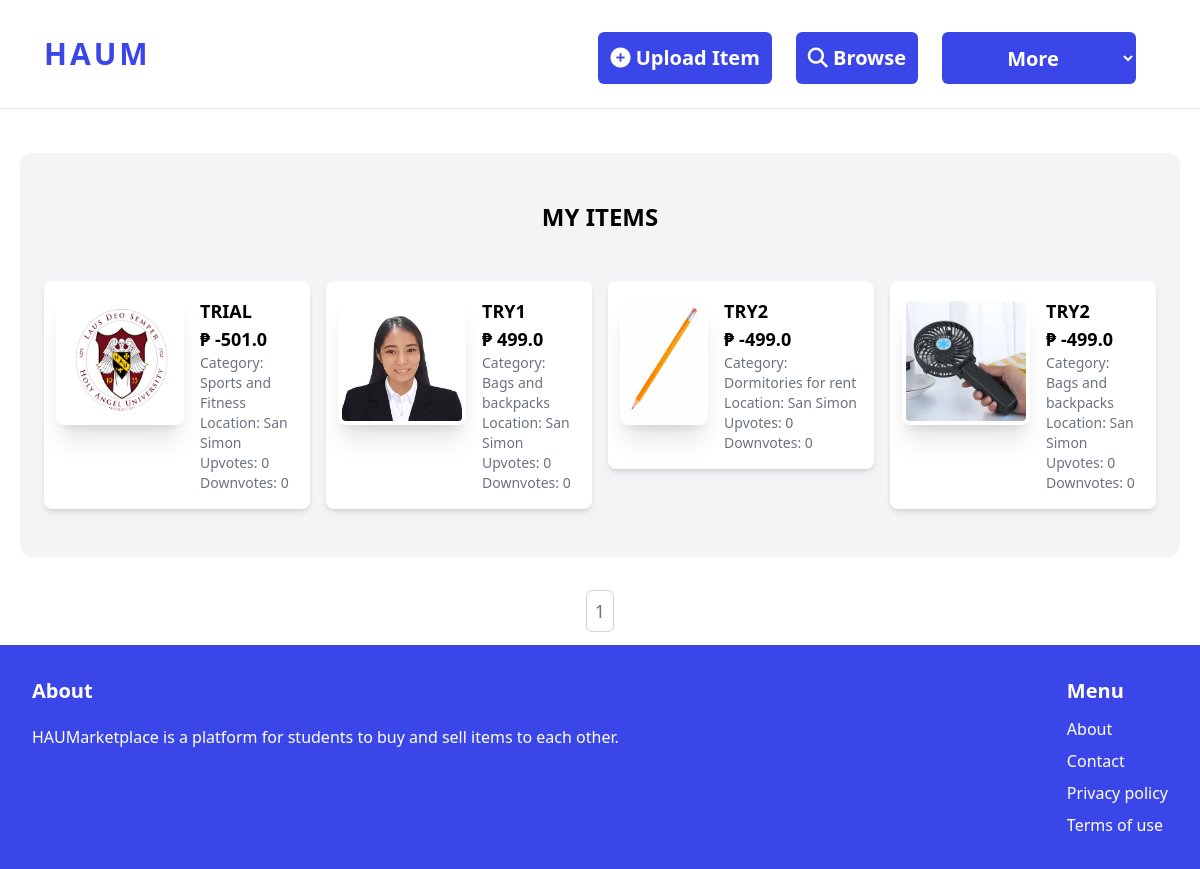
The app's page /dashboard/ (signed in), older data.
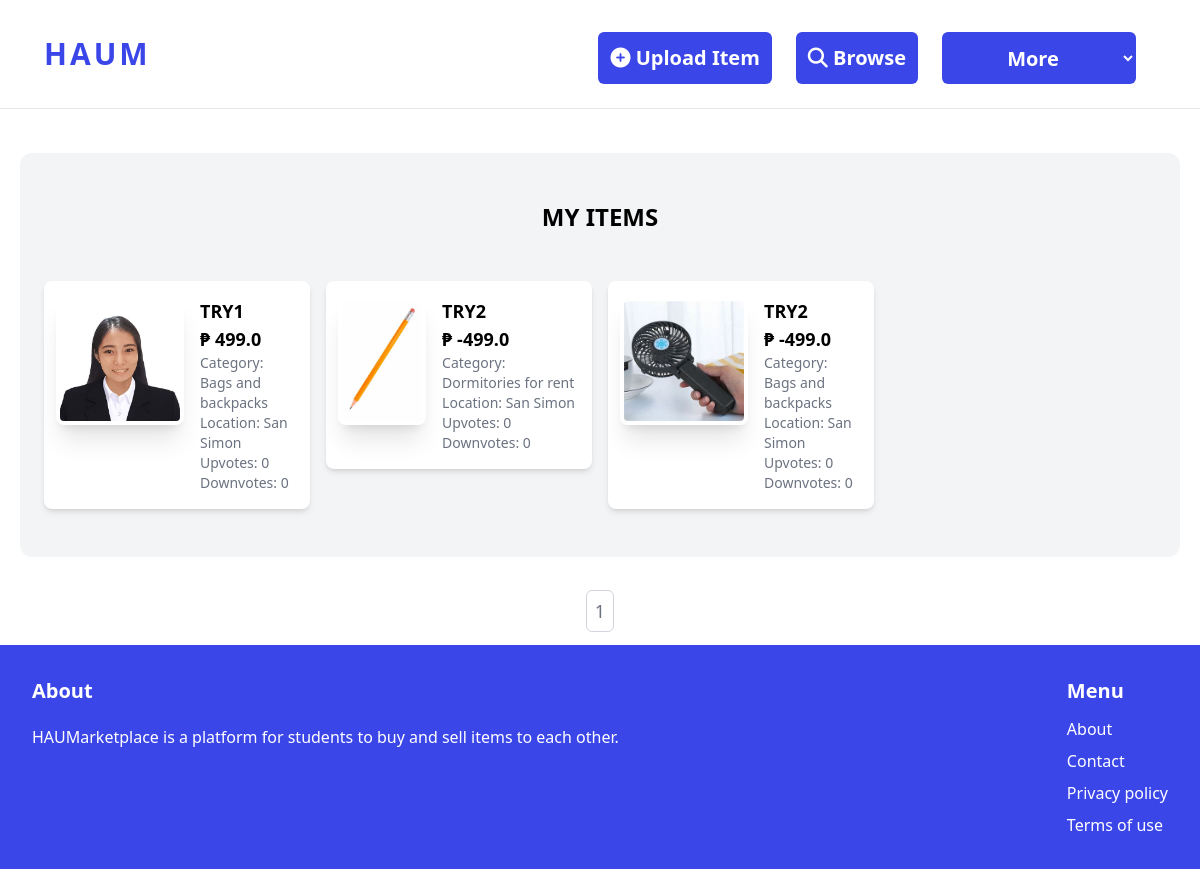
The same page, newer data.
### profile/models.py (models this page shows, shortened)
class Profile(models.Model):
    color = ColorField(default='#720026')
    font_preference = models.CharField(max_length=50, default='Default')
    user = models.OneToOneField(User, on_delete=models.CASCADE)
    image = models.ImageField(default='default.jpg', upload_to='profile_pics')
    bio = models.CharField(max_length=200, null=True, blank=True)
    first_name = models.CharField(max_length=30, blank=True, null=True)
    last_name = models.CharField(max_length=30, blank=True, null=True)
    location = models.ForeignKey(Location, on_delete=models.CASCADE, null=True, blank=True)
    address = models.CharField(max_length=300, null=True, blank=True)
    upvotes = models.PositiveIntegerField(default=0)
    downvotes = models.PositiveIntegerField(default=0)

class Location(models.Model):
    name = models.CharField(max_length=50)

### item/models.py (models this page shows, shortened)
class Item(models.Model):
    category = models.ForeignKey(Category, related_name='items', on_delete=models.CASCADE)
    name = models.CharField(max_length=255)
    description = models.TextField(blank=True, null=True)
    price = models.FloatField(blank=True, null=True,
        validators=[
            MaxValueValidator(99999, message="Price cannot exceed 5 digits."),
            MinValueValidator(-10000, message="Price cannot be negative.")
        ]
    )
    is_sold = models.BooleanField(default=False)
    created_at = models.DateTimeField(auto_now_add=True)
    created_by = models.ForeignKey(User, related_name='items', on_delete=models.CASCADE)
    image = models.ImageField(upload_to='item_images', blank=True, null=True)
    class Meta:
        ordering = ['name']

class Category(models.Model):
    name = models.CharField(max_length=255)
    class Meta:
        ordering = ['name']
        verbose_name_plural = 'Categories'

### dashboard/views.py (the view)
# urls.py: path('', views.index_d, name='index_d'),
@login_required
def index_d(request):
    items = Item.objects.filter(created_by=request.user)
    users = User.objects.all()
    user_id = request.user.id
    items_per_page = 8
    users_per_page = 6
    item_paginator = Paginator(items, items_per_page)
    item_page = request.GET.get('item_page')
    try:
        item_page = int(item_page)
        if item_page < 1:
            items = item_paginator.get_page(1)
        else:
            items = item_paginator.get_page(item_page)
    except (ValueError, TypeError):
        items = item_paginator.get_page(1)
    except EmptyPage:
        items = item_paginator.get_page(item_paginator.num_pages)  # LAST PAGE NA AVAIL
    user_paginator = Paginator(users, users_per_page)
    user_page = request.GET.get('user_page')
    try:
        user_page = int(user_page)
        if user_page < 1:
            users = user_paginator.get_page(1)
        else:
            users = user_paginator.get_page(user_page)
    except (ValueError, TypeError):
        users = user_paginator.get_page(1)
    except EmptyPage:
        users = user_paginator.get_page(user_paginator.num_pages)  # LAST PAGE NA AVAIL
    return render(request, 'dashboard/index_d.html', {
        'items': items,
        'user_id': user_id,
        'users': users
    })

### templates/dashboard/index_d.html (shortened to what this page needs)
{% extends 'core/base.html' %}
{% block content %}
    <div class="mt-6 mb-10 px-6 py-12 bg-gray-100 rounded-xl mx-auto">
        <h2 class="mb-12 text-2xl text-center uppercase font-bold">My items</h2>
         <div class="grid grid-cols-1 gap-4 lg:grid-cols-4">
                    {% for item in items %}
                        <a href="{% url 'item:detail' item.id %}" class="block">
                            <div class="bg-white rounded-lg overflow-hidden shadow-md flex flex-col lg:flex-row">
                                <img src="{{ item.image.url }}" class="mt-4 object-cover shadow-xl rounded-t-xl p-3 lg:ml-3 lg:shadow-xl lg:w-32 lg:h-32 lg:p-1 lg:rounded-lg">
                                <div class="p-5 text-center lg:w-full lg:text-left lg:p-4">
                                    <h2 class="text-lg font-bold uppercase">{{ item.name }}</h2>
                                    <p class="text-lg font-bold uppercase">₱ {{ item.price }}</p>
                                    <p class="text-gray-500 text-sm">Category: {{ item.category.name }}</p>
                                    <p class="text-gray-500 text-sm">Location: {{ item.created_by.profile.location.name }}</p>
                                    <p class="text-gray-500 text-sm">Upvotes: {{ item.created_by.profile.upvotes }}</p>
                                    <p class="text-gray-500 text-sm">Downvotes: {{ item.created_by.profile.downvotes }}</p>
                                </div>
                            </div>
                        </a>
                    {% endfor %}
         </div>
    </div>
        <div class="mt-10 flex justify-center items-center">
            <div class="pagination flex flex-col lg:flex-row items-center space-x-4">
                <ul class="flex flex-wrap lg:flex-nowrap justify-center lg:justify-start space-x-2 lg:space-x-2">
                    {% for page in items.paginator.page_range %}
                        <li>
                            <a href="?item_page={{ page }}" class="text-gray-500 text-lg lg:text-lg hover-text-orange-500 hover-bg-gray-200 px-1 lg:p-2
                                rounded-md border border-gray-300">
                                {{ page }}
                            </a>
                        </li>
                    {% endfor %}
                </ul>
            </div>
        </div>
    </div>
{% endblock %}

### templates/core/base.html (shortened to what this page needs)
<!DOCTYPE html>
{% load static %}
<html lang="en">
<head>
    <script src="https://cdn.tailwindcss.com"></script>
</head>
<body>
    <div style="font-family: {{ user.profile.font_preference }}">
        <nav class="py-4 px-4 lg:py-6 lg:px-6 flex justify-between items-center border-b border-gray-200 bg-{{ user.profile.color }}">
            <a href="/" class="text-xl lg:text-3xl lg:ml-5 font-bold tracking-normal lg:tracking-widest"
               style="color: {{ user.profile.color }}; font-size: 30px;">HAUM</a>
            {% if request.user.is_authenticated %}
                <div id="mobileNav" class="hidden lg:flex space-x-6 lg:mr-10">
                    <div class="container-fluid text-center">
                        <ul class="space-y-2 lg:flex lg:space-x-6">
                            <li><a href="{% url 'item:new_item' %}"
                                   class="text-lg lg:text-base font-semibold text-white rounded-md block py-3 lg:p-3 lg:text-xl lg:mt-2"
                                   style="background: {{ user.profile.color }}"><i class="fas fa-plus-circle"></i> Upload Item
                                </a>
                            </li>
                            <li><a href="{% url 'item:items' %}"
                                   class="text-lg lg:text-base font-semibold text-white rounded-md block py-3 lg:p-3 lg:text-xl"
                                   style="background: {{ user.profile.color }}"><i class="fas fa-search"></i> Browse
                                </a>
                            </li>
                            <select onchange="window.location.href=this.value"
                                    class="text-lg lg:text-base font-semibold text-white rounded-md text-center p-3 lg:p-1 lg:text-xl"
                                    style="background: {{ user.profile.color }}">
                                <option value="" selected disabled class="hidden text-center lg:text-center">More</option>
                            </select>
                        </ul>
                    </div>
                </div>
            {% endif %}
        </nav>
        <div class="p-5">
            {% block content %}{% endblock content %}
        </div>
        <footer class="py-6 px-6 lg:py-8 lg:px-8 flex justify-between bg-red-800 h-full w-full" style="background: {{ user.profile.color }};">
            <div class="w-2/3 pr-4 lg:pr-10">
                <h3 class="mb-3 lg:mb-5 text-lg lg:text-xl font-semibold text-white">About</h3>
                <p class="text-white">HAUMarketplace is a platform for students to buy and sell items to each other.</p>
            </div>
            <div class="w-13">
                <h3 class="mb-2 lg:mb-3 text-lg lg:text-xl font-semibold text-white">Menu</h3>
                <ul class="space-y-2">
                    <li><a href="{% url 'about' %}" class="text-lg lg:text-base text-white hover:text-teal-700">About</a></li>
                    <li><a href="{% url 'contact' %}" class="text-lg lg:text-base text-white hover:text-teal-700">Contact</a></li>
                    <li><a href="{% static 'static_root/privacy_policy/PrivacyPolicy_HAUM.pdf' %}" class="text-lg lg:text-base text-white hover:text-teal-700" target="_blank">Privacy policy</a></li>
                    <li><a href="{% static 'static_root/terms_of_use/TermsofUse_HAUMarketplace.pdf' %}" class="text-lg lg:text-base text-white hover:text-teal-700" target="_blank">Terms of use</a></li>
                </ul>
            </div>
        </footer>
</body>
</html>

Row changes from the older to the newer data that the page shows:
removed Item: image (picture), name "TRIAL", price "-501.0", category.name "Sports and Fitness", created_by.profile.location.name "San Simon", created_by.profile.upvotes "0", created_by.profile.downvotes "0"
